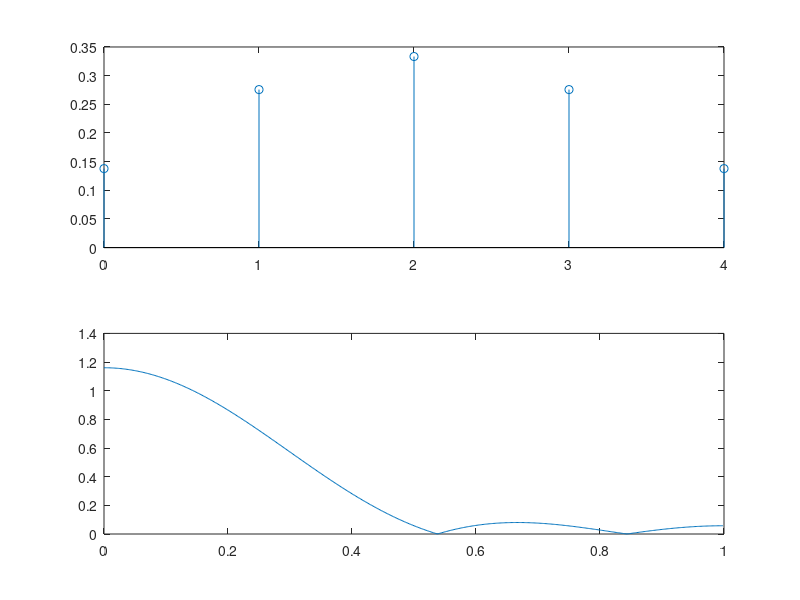
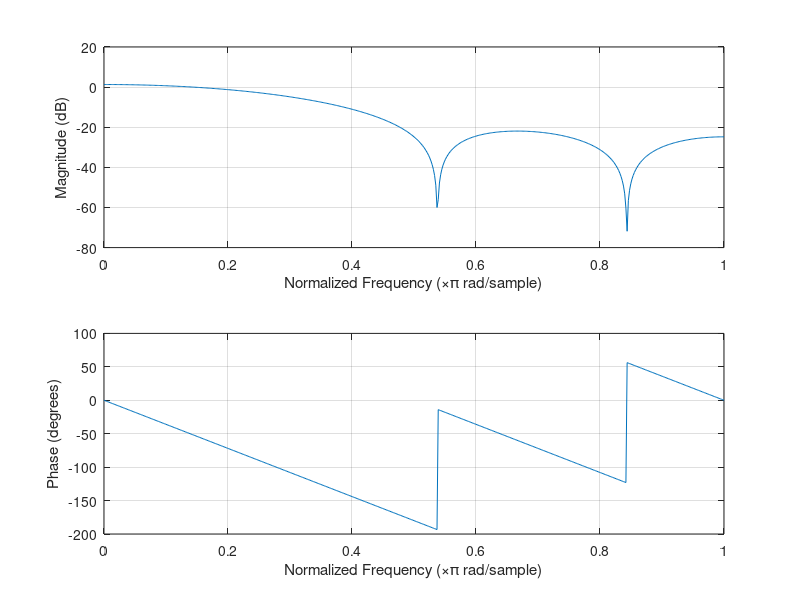

Here is the MATLAB script that generated these plots, in order:
clc;clear all;
M = input('Enter the length of filter');
w_c = pi/3;
Mby2 = (M-1)/2;
n = 0:M-1;
h_d = sin(w_c * (n-Mby2))./(pi * (n-Mby2));
h_d(Mby2+1) = w_c/pi;
[H,w] = freqz(h_d,1);
subplot(211),stem(n,h_d);
subplot(212),plot(w/pi,abs(H));
figure,freqz(h_d,1);